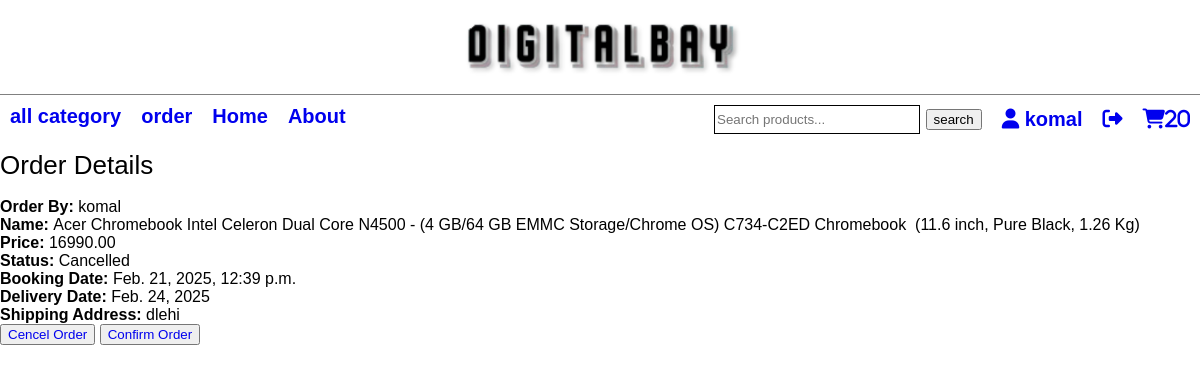
The page /order_detail/1/ (signed in) on the database its author committed.
### app/models.py (models this page shows)
class Order(models.Model):
    STATUS = [
    ('pending', 'pending'),
    ('confirmed', 'confirmed'),
    ('cancelled', 'cancelled'),
    ]
    user = models.ForeignKey(User, on_delete=models.CASCADE)
    product = models.CharField(max_length=50)
    price = models.DecimalField(max_digits=10, decimal_places=2)
    quantity = models.IntegerField()
    booking_date = models.DateTimeField(auto_now_add=True)
    delivery_date = models.DateField(default=get_delivery_date)
    status = models.CharField(max_length=10, choices=STATUS, default='Cancelled')
    shipping_address = models.TextField()

### app/views.py (the view)
# urls.py: path('order_detail/<int:id>/',order_detail),
@login_required(login_url='/userlogin')
def order_detail(request,id):
    try:
        profile = Profile.objects.get(user=request.user)
        if Profile.is_vendor:
            order = Order.objects.get(id=id)
    except Profile.DoesNotExist:
        return HttpResponseRedirect('/')
    return render(request, 'order_detail.html', {'order':order})

### app/context_processors.py (called while the page is built)
def cart_count(request):
    if request.user.is_authenticated:
        return {'cart_items_count': Cart.objects.filter(user=request.user).count()}
    return {'cart_items_count': 0}

### Template/order_detail.html (shortened to what this page needs)
{% include 'navbar.html' %}
{% load static %}
<!DOCTYPE html>
<html lang="en">
<head>
    <link rel="stylesheet" href="{% static 'home.css' %}">
</head>
<body>
    <div class="nav-margin">
        <h1>Order Details </h1>
        <div>
            <strong>Order By: </strong> {{ order.user }} <br>
            <strong>Name: </strong> {{ order.product }} <br>
            <strong>Price:</strong> {{ order.price }} <br>
            <strong>Status: </strong> {{ order.status }} <br>
            <strong>Booking Date: </strong> {{ order.booking_date }} <br>
            <strong>Delivery Date: </strong> {{ order.delivery_date }} <br>
            <strong>Shipping Address: </strong> {{ order.shipping_address }} <br>
            {% if user.profile.is_vendor == 0  %}
                <button><a href="/cancel_order/{{order.id}}">Cencel Order</a></button>
                <button><a href="/confirm_order/{{order.id}}">Confirm Order</a></button>
                {% endif %}
        </div>
    </div>
</body>
</html>

### Template/navbar.html (shortened to what this page needs)
{% load static %}
<!DOCTYPE html>
<html lang="en">
<head>
    <link rel="stylesheet" href="{% static 'home.css'%}">
    <link rel="stylesheet" href="https://cdnjs.cloudflare.com/ajax/libs/font-awesome/6.7.2/css/all.min.css" />
</head>
<body>
    <div class="nav-bar">
        <div class="t-nav">
            <div class="t-logo">
                <a href="/"><img src="{% static 'images/slogo.png' %}" /></a>
            </div>
        </div>
        <div class="b-nav flex justify-between">
            <div class="left-nav flex gap">
                <div class="l-item">
                    <a href="/">all category</a>
                </div>
                <div class="l-item">
                    <a href="/order_history/">order</a>
                </div>
                <div class="l-item">
                    <a href="/">Home</a>
                </div>
                <div class="l-item">
                    <a href="/">About</a>
                </div>
            </div>
            <div class="right-nav flex gap">
                <div class="r-item">
                    <form >
                        <input class="search-bar" type="text" name="search" placeholder="Search products...">
                        <button type="submit">search</button>
                    </form>
                </div>
                <div class="r-item">
                    {% if user.is_authenticated %}
                    <a href="/userprofile">
                        <i class="fa-solid fa-user" title="{{user.username}}"></i>
                        {{user.username}}
                    </a>
                    {% else %}
                    <a href="/userlogin"> Login
                    <i class="fa-solid fa-user"></i></a>
                    {% endif %}
                </div>
                <div class="r-item">
                    <a href="/userlogout/">
                    <i class="fa-solid fa-right-from-bracket"></i></a>
                </div>
                <div class="r-item">
                    <a href="/show_cart/">
                        <i class="fa-solid fa-cart-shopping">{{ cart_items_count }}</i>
                    </a>
                </div>
            </div>
        </div>
    </div>
</body>
</html>

### app/static/home.css (style rules this page uses)
body { margin: 0; padding: 0; font-family: Arial, Helvetica, sans-serif; }
.nav-bar { overflow: hidden; background-color: white; position: fixed; top: 0; width: 100%; z-index: 1; }
.nav-margin { margin-top: 150px; }
.flex { display: flex; flex-wrap: wrap; }
.justify-between { justify-content:space-between; }
.t-logo { display: flex; justify-content: center; border-bottom: 1px solid grey; }
.t-logo img { height: 90px; }
.gap { gap: 20px; }
.b-nav { margin: 10px; }
.l-item { font-size: 20px; font-weight: bold; }
.r-item { font-size: 20px; font-weight: bold; align-content: center; }
a { text-decoration: none; }
.search-bar { width: 200px; height: 25px; border: 1px solid black; outline: none; }
h1 { font-size: 26px; font-weight: 100; }

### rows shown on the page
Order: user "komal", product "Acer Chromebook Intel Celeron Dual Core N4500 - (4 GB/64 GB EMMC Storage/Chrome OS) C734-C2ED Chromebook (11.6 inch, Pure Black, 1.26 Kg)", price "16990.00", status "Cancelled", booking_date "Feb. 21, 2025, 12:39 p.m.", delivery_date "Feb. 24, 2025", shipping_address "dlehi"

### other values the page prints
{{ user.username }} "komal"
{{ cart_items_count }} "20"
